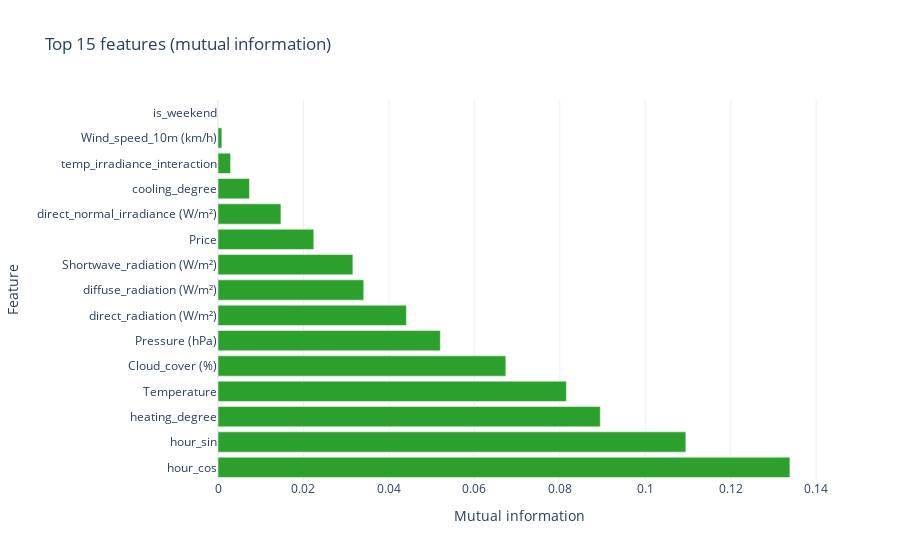

The cell this chart's notebook holds for it:
### Markdown cell above
### Figure 4 – Top features (mutual information)

### Code cell
# Visualize Top 15 Features
top15 = mi_series.head(15)
fig, ax = plt.subplots(figsize=(7, 4.5))
ax.barh(top15.index[::-1], top15.values[::-1], color=COLORS['demand'])
ax.set_title('Top 15 features (mutual information)')
ax.set_xlabel('Mutual information')
ax.set_ylabel('Feature')
fig.tight_layout()
save_figure(fig, 'task5_fig_feature_ranking_mi')
plt.show()

fig_px = px.bar(x=top15.values, y=top15.index, orientation='h',
               labels={'x': 'Mutual information', 'y': 'Feature'},
               title='Top 15 features (mutual information)')
save_interactive(fig_px, 'task5_fig_feature_ranking_mi_interactive')
fig_px.show()

### Figure 1 — Plotly figure (JSON) as saved in the notebook; plotly's stock layout.template omitted (floating-point values rounded to 4 significant figures)
{"data": [{"hovertemplate": "Mutual information=%{x}<br>Feature=%{y}<extra></extra>", "legendgroup": "", "marker": {"color": "#2ca02c", "pattern": {"shape": ""}}, "name": "", "orientation": "h", "showlegend": false, "textposition": "auto", "type": "bar", "x": [0.1339, 0.1095, 0.08948, 0.08155, 0.06736, 0.05204, 0.0441, 0.03411, 0.03157, 0.02242, 0.01472, 0.007368, 0.002944, 0.0008983, 0.0], "xaxis": "x", "y": ["hour_cos", "hour_sin", "heating_degree", "Temperature", "Cloud_cover (%)", "Pressure (hPa)", "direct_radiation (W/m²)", "diffuse_radiation (W/m²)", "Shortwave_radiation (W/m²)", "Price", "direct_normal_irradiance (W/m²)", "cooling_degree", "temp_irradiance_interaction", "Wind_speed_10m (km/h)", "is_weekend"], "yaxis": "y"}], "layout": {"barmode": "relative", "legend": {"tracegroupgap": 0}, "title": {"text": "Top 15 features (mutual information)"}, "xaxis": {"anchor": "y", "domain": [0, 1], "title": {"text": "Mutual information"}}, "yaxis": {"anchor": "x", "domain": [0, 1], "title": {"text": "Feature"}}}}
